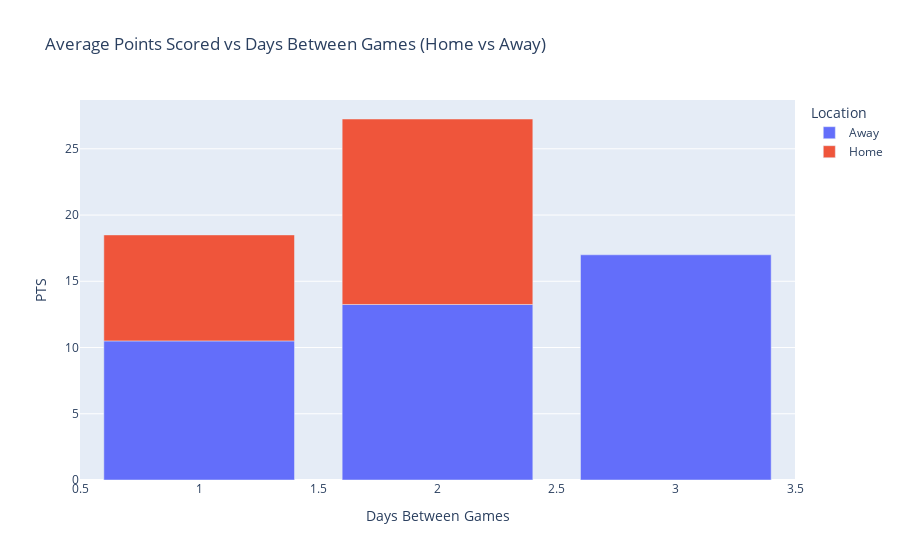

Source (notebook cell):
### Markdown cell above
Average points as days_diff increases

### Code cell
avg_points_per_diff = player_df.groupby(['days_diff','Location'])['PTS'].mean().reset_index()

# Create a scatter plot with Plotly
# fig = px.scatter(avg_points_per_diff, x='days_diff', y='PTS', color='Location',
#                  title='Average Points Scored vs Days Between Games (Home vs Away)',
#                  labels={'days_diff': 'Days Between Games', 'points_scored': 'Average Points Scored'},
#                  symbol='Location',  # Different symbols for Home and Away
#                  trendline='ols'  # Optional: Adds a trendline
# )
fig = px.bar(avg_points_per_diff, x='days_diff', y='PTS', color='Location',
                 title='Average Points Scored vs Days Between Games (Home vs Away)',
                 labels={'days_diff': 'Days Between Games', 'points_scored': 'Average Points Scored'},
)

# Show the plot
fig.show()

### Figure 1 — Plotly figure (JSON) as saved in the notebook; plotly's stock layout.template omitted (floating-point values rounded to 4 significant figures)
{"data": [{"alignmentgroup": "True", "hovertemplate": "Location=Away<br>Days Between Games=%{x}<br>PTS=%{y}<extra></extra>", "legendgroup": "Away", "marker": {"color": "#636efa", "pattern": {"shape": ""}}, "name": "Away", "offsetgroup": "Away", "orientation": "v", "showlegend": true, "textposition": "auto", "type": "bar", "x": [1, 2, 3], "xaxis": "x", "y": [10.5, 13.25, 17], "yaxis": "y"}, {"alignmentgroup": "True", "hovertemplate": "Location=Home<br>Days Between Games=%{x}<br>PTS=%{y}<extra></extra>", "legendgroup": "Home", "marker": {"color": "#EF553B", "pattern": {"shape": ""}}, "name": "Home", "offsetgroup": "Home", "orientation": "v", "showlegend": true, "textposition": "auto", "type": "bar", "x": [1, 2], "xaxis": "x", "y": [8, 14], "yaxis": "y"}], "layout": {"barmode": "relative", "legend": {"title": {"text": "Location"}, "tracegroupgap": 0}, "title": {"text": "Average Points Scored vs Days Between Games (Home vs Away)"}, "xaxis": {"anchor": "y", "domain": [0, 1], "title": {"text": "Days Between Games"}}, "yaxis": {"anchor": "x", "domain": [0, 1], "title": {"text": "PTS"}}}}
